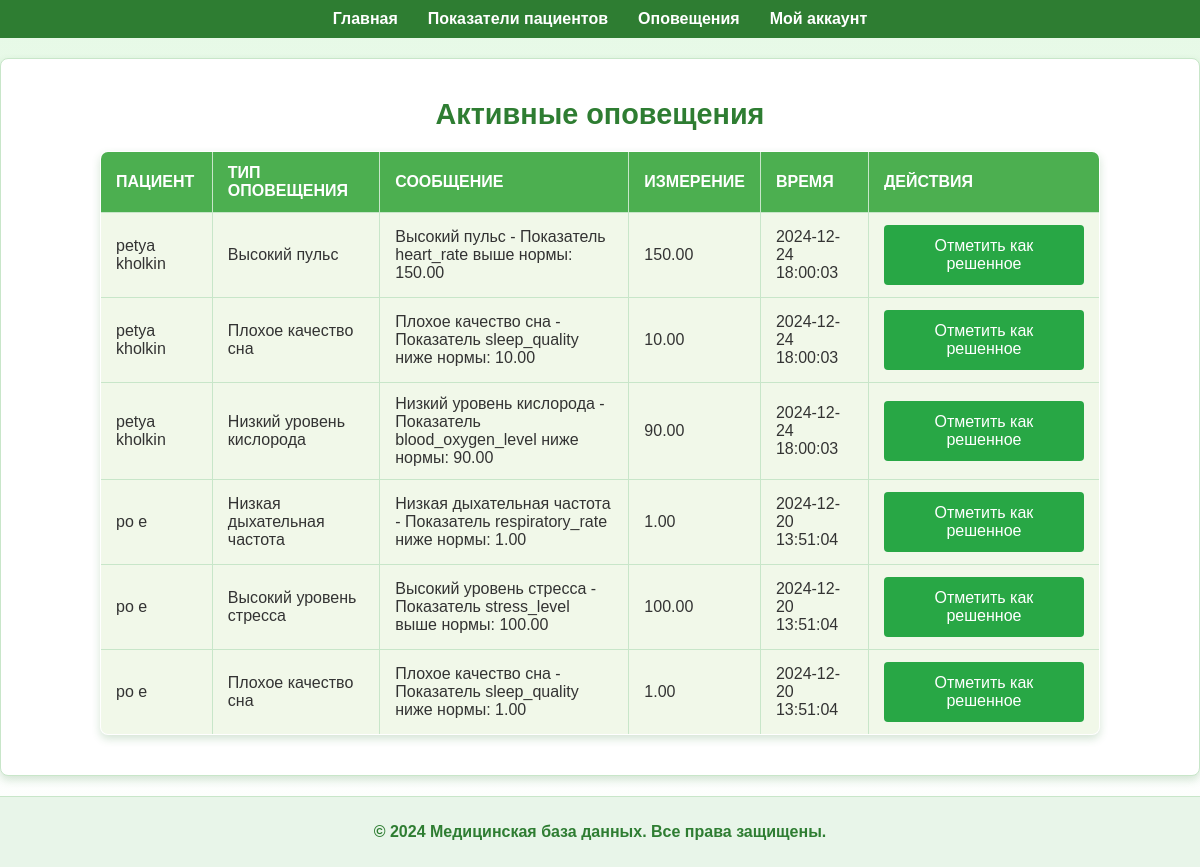
The page /messages.php (signed in) on the database its author committed.
### tables this page shows
CREATE TABLE `patients` (
  `patient_id` int(11) NOT NULL,
  `name` varchar(100) NOT NULL,
  `surname` varchar(100) DEFAULT NULL,
  `gender` varchar(10) DEFAULT NULL,
  `date_of_birth` date DEFAULT NULL,
  `phone` varchar(20) DEFAULT NULL,
  `email` varchar(100) DEFAULT NULL,
  `address` varchar(200) DEFAULT NULL
);

CREATE TABLE `limit_values` (
  `message_type_id` int(11) NOT NULL,
  `message_type` varchar(100) NOT NULL,
  `metric` varchar(50) NOT NULL,
  `min_value` int(11) DEFAULT NULL,
  `max_value` decimal(5,2) DEFAULT NULL
);

CREATE TABLE `data` (
  `data_id` int(11) NOT NULL,
  `ring_id` int(11) DEFAULT NULL,
  `timestamp` timestamp NOT NULL DEFAULT current_timestamp() ON UPDATE current_timestamp(),
  `heart_rate` int(11) DEFAULT NULL,
  `blood_oxygen_level` decimal(5,2) DEFAULT NULL,
  `sleep_quality` int(11) DEFAULT NULL,
  `stress_level` int(11) DEFAULT NULL,
  `respiratory_rate` int(11) DEFAULT NULL,
  `steps_count` int(11) DEFAULT NULL
);

### messages.php (the view, shortened to what this page needs)
<?php
require_once __DIR__ . '/boot.php';
try {
    $stmt = $pdo->prepare($sql);
    $stmt->execute();
    $alerts = $stmt->fetchAll(PDO::FETCH_ASSOC);
} catch (PDOException $e) {
    die("Ошибка при выполнении запроса: " . $e->getMessage());
}
?>
<?php include "includes/header.php" ?>
<h1>Активные оповещения</h1>
<?php if (!empty($alerts)): ?>
    <table border="1" cellpadding="5" cellspacing="0">
        <tr>
            <th>Пациент</th>
            <th>Тип оповещения</th>
            <th>Сообщение</th>
            <th>Измерение</th>
            <th>Время</th>
            <th>Действия</th>
        </tr>
        <?php foreach ($alerts as $alert): ?>
            <?php if (!empty($alert['alert_message'])): ?>
                <tr>
                    <td><?php echo htmlspecialchars($alert['patient_name']); ?></td>
                    <td><?php echo htmlspecialchars($alert['message_type']); ?></td>
                    <td><?php echo htmlspecialchars($alert['alert_message']); ?></td>
                    <td><?php echo htmlspecialchars($alert['metric_value']); ?></td>
                    <td><?php echo htmlspecialchars($alert['timestamp']); ?></td>
                    <td>
                        <form method="post" action="resolve_problem.php" onsubmit="return confirm('Вы уверены, что хотите отметить оповещение как решенное?');">
                            <button type="submit">Отметить как решенное</button>
                        </form>
                    </td>
                </tr>
            <?php endif; ?>
        <?php endforeach; ?>
    </table>
<?php else: ?>
    <p>Нет активных оповещений.</p>
<?php endif; ?>
<?php include "includes/footer.php" ?>

### assets/css/tables.css (style rules this page uses)
body { font-family: Arial, sans-serif; margin: 20px; background: linear-gradient(to bottom, #e0f2e9, #ffffff); color: #333; }
h1, h2 { color: #2e7d32; text-align: center; margin-bottom: 20px; font-size: 1.8rem; }
table { width: 100%; max-width: 1000px; margin: 0 auto 20px; border-collapse: collapse; background-color: #ffffff; border-radius: 8px; overflow: hidden; box-shadow: 0 4px 8px rgba(46, 125, 50, 0.2); border: 1px solid #c8e6c9; }
th { background-color: #4caf50; color: #ffffff; font-weight: bold; padding: 12px 15px; text-transform: uppercase; text-align: left; }
td { padding: 12px 15px; border: 1px solid #c8e6c9; color: #333; background-color: #f1f8e9; }
tr:nth-child(even) { background-color: #e8f5e9; }

### assets/css/style.css (style rules this page uses)
body { font-family: Arial, sans-serif; margin: 0; padding: 0; background: linear-gradient(to bottom, #e6f9e6, #ffffff); color: #333; }
form button { background-color: #28a745; color: #fff; padding: 12px 20px; border: none; border-radius: 4px; cursor: pointer; font-size: 1em; transition: background-color 0.3s ease; width: 200px; }

### rows shown on the page
patients: patient_name "petya kholkin", limit_values.message_type "Высокий пульс", alert_message "Высокий пульс - Показатель heart_rate выше нормы: 150.00", metric_value "150.00", data.timestamp "2024-12-24 18:00:03", limit_values.message_type "Плохое качество сна", alert_message "Плохое качество сна - Показатель sleep_quality ниже нормы: 10.00", metric_value "10.00", limit_values.message_type "Низкий уровень кислорода", alert_message "Низкий уровень кислорода - Показатель blood_oxygen_level ниже нормы: 90.00", metric_value "90.00"
patients: patient_name "po e", limit_values.message_type "Низкая дыхательная частота", alert_message "Низкая дыхательная частота - Показатель respiratory_rate ниже нормы: 1.00", metric_value "1.00", data.timestamp "2024-12-20 13:51:04", limit_values.message_type "Высокий уровень стресса", alert_message "Высокий уровень стресса - Показатель stress_level выше нормы: 100.00", metric_value "100.00", limit_values.message_type "Плохое качество сна", alert_message "Плохое качество сна - Показатель sleep_quality ниже нормы: 1.00"
